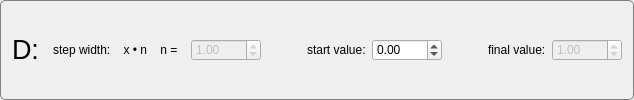
    <widget class="QGroupBox" name="gb_D">
     <property name="sizePolicy">
      <sizepolicy hsizetype="Preferred" vsizetype="Fixed">
       <horstretch>0</horstretch>
       <verstretch>0</verstretch>
      </sizepolicy>
     </property>
     <property name="styleSheet">
      <string notr="true">    QGroupBox  {
        background-color: qlineargradient(x1: 0, y1: 0, x2: 0, y2: 1,
                                          stop: 0 #E0E0E0, stop: 1 #FFFFFF);
        border: 1px solid gray;
        border-radius: 5px;
        margin-top: 3ex; /* leave space at the top for the title */
    }
     
    QGroupBox::title  {
        subcontrol-origin: margin;
		left: 12px;
        subcontrol-position: top left; /* position at the top center */
        padding: 1px;       
    }
</string>
     </property>
     <layout class="QHBoxLayout" name="horizontalLayout_4">
      <item>
       <widget class="QLabel" name="lb_D">
        <property name="sizePolicy">
         <sizepolicy hsizetype="Preferred" vsizetype="Fixed">
          <horstretch>0</horstretch>
          <verstretch>0</verstretch>
         </sizepolicy>
        </property>
        <property name="font">
         <font>
          <family>Arial</family>
          <pointsize>20</pointsize>
          <weight>50</weight>
          <bold>false</bold>
         </font>
        </property>
        <property name="text">
         <string>D: </string>
        </property>
       </widget>
      </item>
      <item>
       <widget class="QLabel" name="lb_StepValueD">
        <property name="sizePolicy">
         <sizepolicy hsizetype="Preferred" vsizetype="Fixed">
          <horstretch>0</horstretch>
          <verstretch>0</verstretch>
         </sizepolicy>
        </property>
        <property name="text">
         <string>step width:    x • n    n =  </string>
        </property>
       </widget>
      </item>
      <item>
       <widget class="QDoubleSpinBox" name="dsb_StepVauleD">
        <property name="enabled">
         <bool>false</bool>
        </property>
        <property name="sizePolicy">
         <sizepolicy hsizetype="Fixed" vsizetype="Fixed">
          <horstretch>0</horstretch>
          <verstretch>0</verstretch>
         </sizepolicy>
        </property>
        <property name="minimumSize">
         <size>
          <width>70</width>
          <height>0</height>
         </size>
        </property>
        <property name="maximumSize">
         <size>
          <width>70</width>
          <height>16777215</height>
         </size>
        </property>
        <property name="value">
         <double>1.000000000000000</double>
        </property>
       </widget>
      </item>
      <item>
       <spacer name="horizontalSpacer_5">
        <property name="orientation">
         <enum>Qt::Horizontal</enum>
        </property>
        <property name="sizeHint" stdset="0">
         <size>
          <width>40</width>
          <height>20</height>
         </size>
        </property>
       </spacer>
      </item>
      <item>
       <widget class="QLabel" name="lb_StartValueD">
        <property name="sizePolicy">
         <sizepolicy hsizetype="Preferred" vsizetype="Fixed">
          <horstretch>0</horstretch>
          <verstretch>0</verstretch>
         </sizepolicy>
        </property>
        <property name="text">
         <string>start value:</string>
        </property>
       </widget>
      </item>
      <item>
       <widget class="QDoubleSpinBox" name="dsb_StartValueD">
        <property name="sizePolicy">
         <sizepolicy hsizetype="Fixed" vsizetype="Fixed">
          <horstretch>0</horstretch>
          <verstretch>0</verstretch>
         </sizepolicy>
        </property>
        <property name="minimumSize">
         <size>
          <width>70</width>
          <height>0</height>
         </size>
        </property>
        <property name="maximumSize">
         <size>
          <width>70</width>
          <height>16777215</height>
         </size>
        </property>
        <property name="minimum">
         <double>-999999.989999999990687</double>
        </property>
        <property name="maximum">
         <double>999999.989999999990687</double>
        </property>
        <property name="value">
         <double>0.000000000000000</double>
        </property>
       </widget>
      </item>
      <item>
       <spacer name="horizontalSpacer_6">
        <property name="orientation">
         <enum>Qt::Horizontal</enum>
        </property>
        <property name="sizeType">
         <enum>QSizePolicy::Fixed</enum>
        </property>
        <property name="sizeHint" stdset="0">
         <size>
          <width>40</width>
          <height>20</height>
         </size>
        </property>
       </spacer>
      </item>
      <item>
       <widget class="QLabel" name="lb_EndD">
        <property name="sizePolicy">
         <sizepolicy hsizetype="Preferred" vsizetype="Fixed">
          <horstretch>0</horstretch>
          <verstretch>0</verstretch>
         </sizepolicy>
        </property>
        <property name="text">
         <string>final value:</string>
        </property>
       </widget>
      </item>
      <item>
       <widget class="QDoubleSpinBox" name="dsb_EndValueD">
        <property name="enabled">
         <bool>false</bool>
        </property>
        <property name="minimumSize">
         <size>
          <width>70</width>
          <height>0</height>
         </size>
        </property>
        <property name="maximumSize">
         <size>
          <width>70</width>
          <height>16777215</height>
         </size>
        </property>
        <property name="minimum">
         <double>-999999.989999999990687</double>
        </property>
        <property name="maximum">
         <double>999999.989999999990687</double>
        </property>
        <property name="value">
         <double>1.000000000000000</double>
        </property>
       </widget>
      </item>
     </layout>
    </widget>
